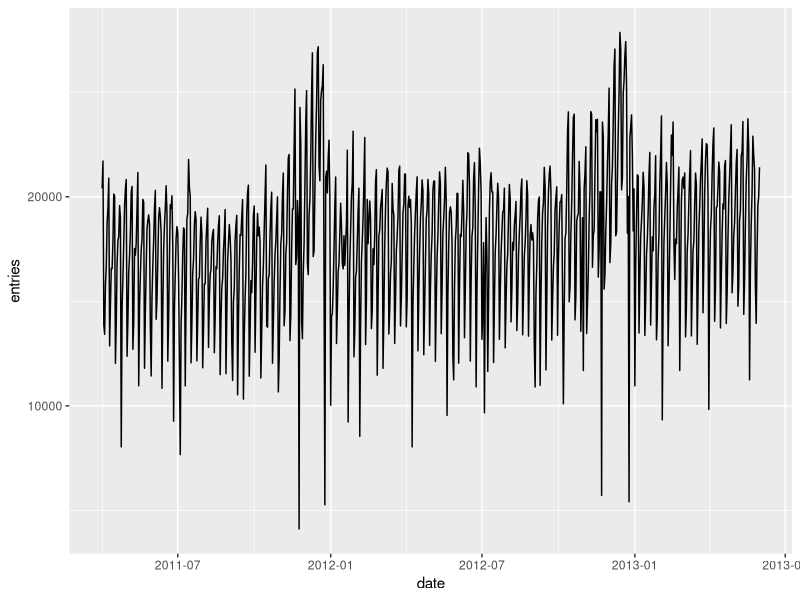
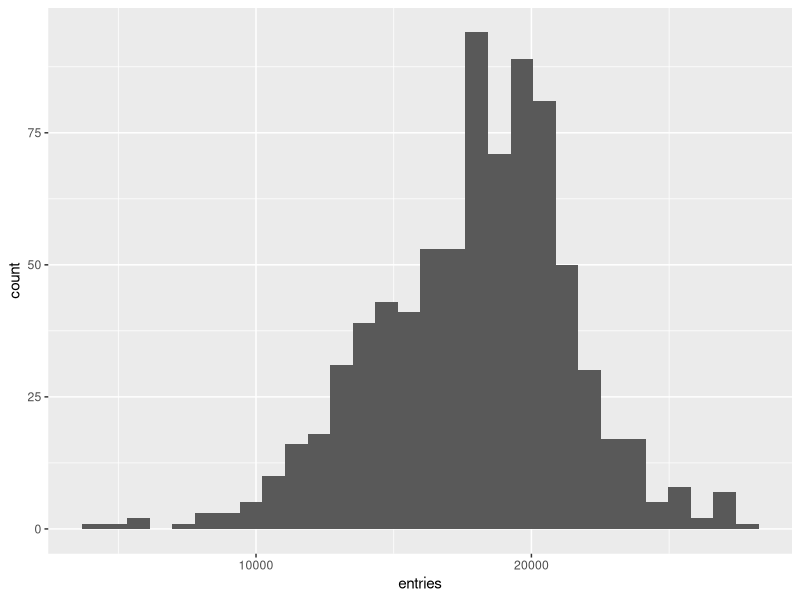
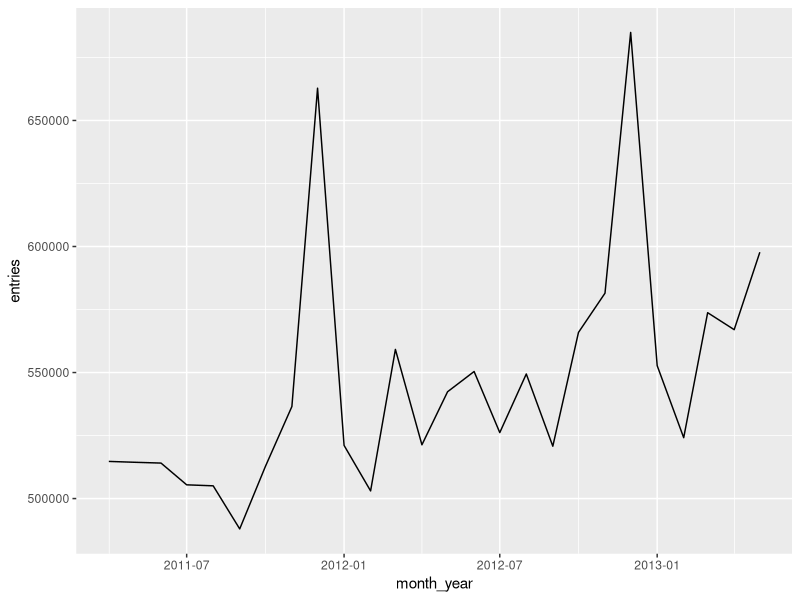
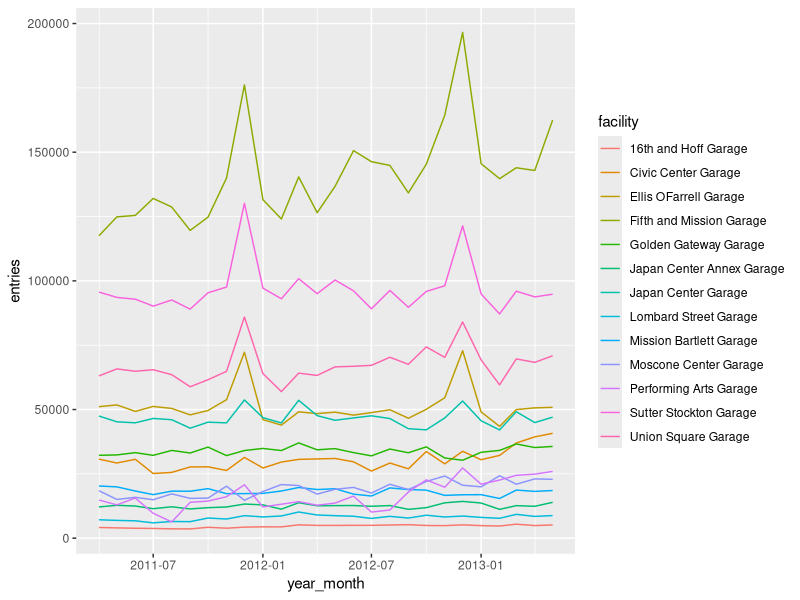
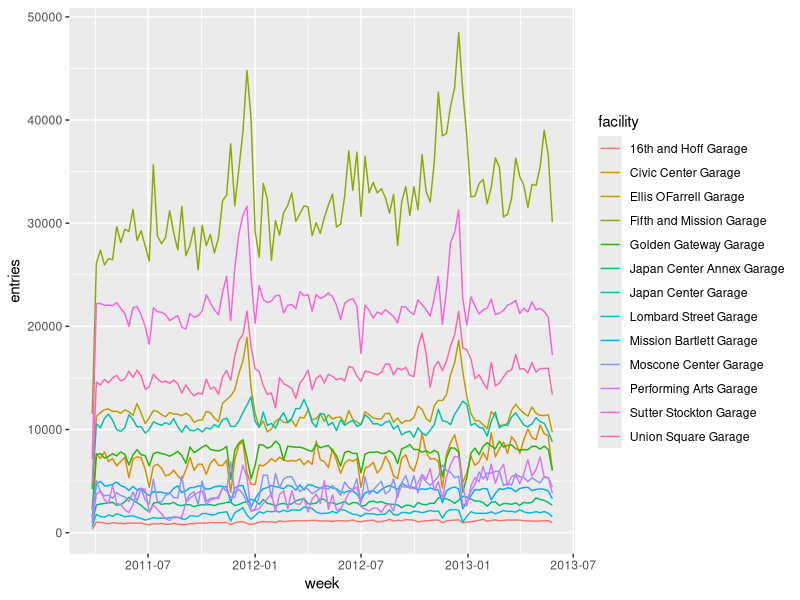
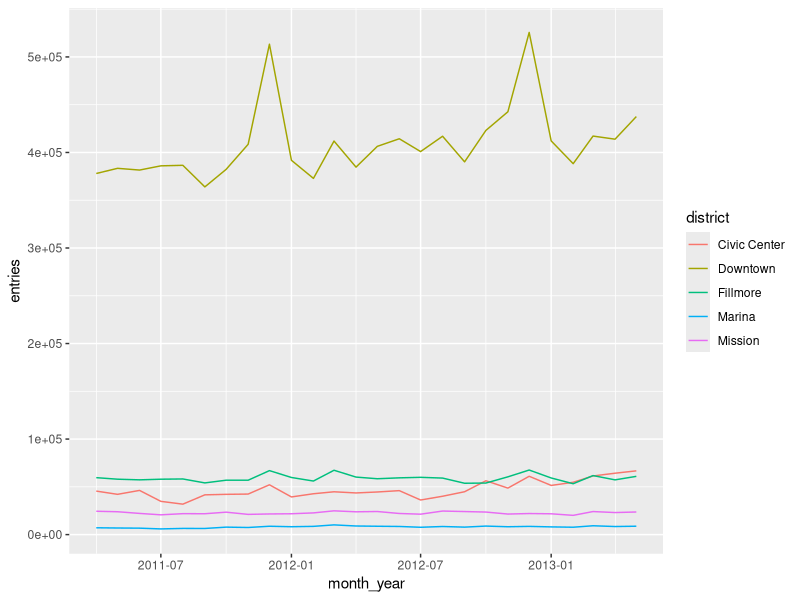
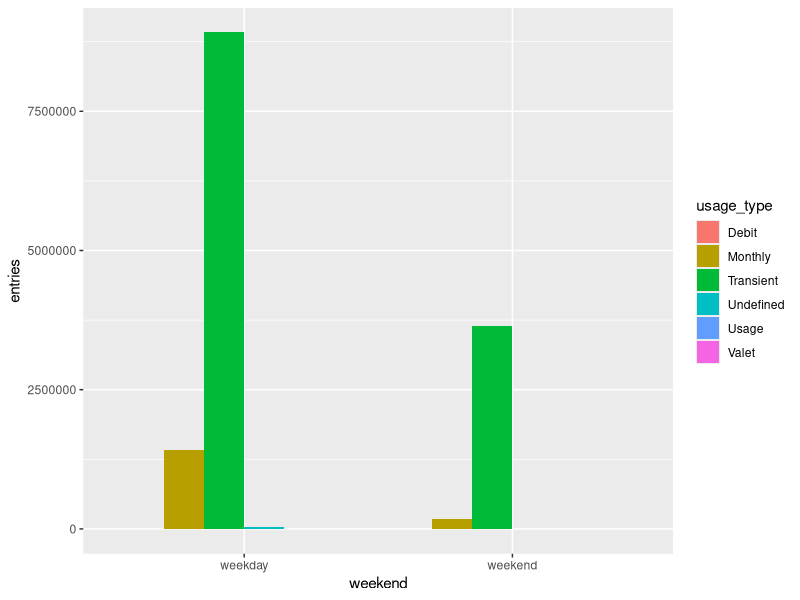
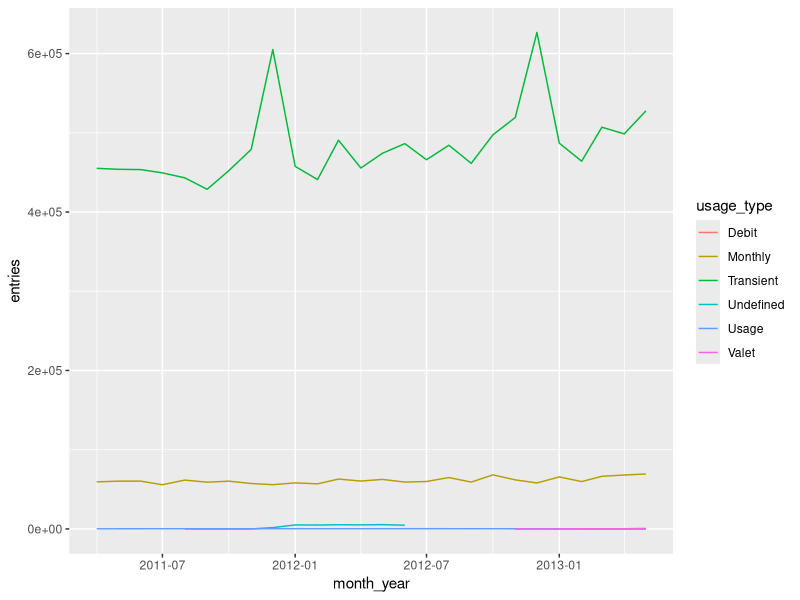

Source code (R) for these figures, in order:
## ---- chunk 1
library(tidyverse)  # library for dealing with tabular data
library(lubridate)  # library for handling dates
## ---- chunk 2
data = read_csv(here::here("sfpark", "data", "sfpark.csv"))
## ---- chunk 3
head(data)
## ---- chunk 4
unique(data$facility)
## ---- chunk 5
unique(data$district)
## ---- chunk 6
mean(data$entries)
## ---- chunk 7
median(data$entries)
## ---- chunk 8
data |>
  group_by(facility) |>
  summarize(mean_entries=mean(entries)) |>
  ungroup()
## ---- chunk 9
total_entries = data |>
  group_by(date, facility) |>
  summarize(entries=sum(entries), exits=sum(exits)) |>
  ungroup()
## ---- chunk 10
head(total_entries)
## ---- chunk 11
total_entries |>
  group_by(facility) |>
  summarize(entries=mean(entries), exits=mean(exits)) |>
  ungroup()
## ---- chunk 12
civic_center_data = data |> filter(district == "Civic Center")
## ---- chunk 13
civic_center_total_entries = civic_center_data |>
  group_by(facility, date) |>
  summarize(entries=sum(entries), exits=sum(exits)) |>
  ungroup()

civic_center_total_entries |>
  group_by(facility) |>
  summarize(entries=mean(entries), exits=mean(exits)) |>
  ungroup()
## ---- chunk 14
data |>
  filter(district == "Mission") |>
  group_by(facility, date) |>
  summarize(entries=sum(entries), exits=sum(exits)) |>
  # no need to ungroup since we are just going to group immediately
  group_by(facility) |>
  summarize(entries=mean(entries), exits=mean(exits)) |>
  ungroup()
## ---- chunk 15
total_entries
## ---- chunk 16
total_entries = total_entries |>
  mutate(date=mdy(date))
## ---- chunk 17
total_entries
## ---- chunk 18
total_entries$year = year(total_entries$date)
## ---- chunk 19
# make sure it worked (note: any text after a # sign within R code is ignored by R; this is called a comment)
unique(total_entries$year)
## ---- chunk 20
total_entries |>
  group_by(facility, year) |>
  summarize(entries=mean(entries)) |>
  ungroup()
## ---- chunk 21
total_entries |>
  group_by(facility, year) |>
  summarize(entries=mean(entries)) |>
  ungroup() |>
  pivot_wider(names_from=year, values_from=entries)
## ---- chunk 22
total_entries$month = month(total_entries$date, label=T)

total_entries |>
  group_by(facility, month) |>
  summarize(entries=mean(entries)) |>
  ungroup() |>
  pivot_wider(names_from=month, values_from=entries)
## ---- chunk 23
total_entries$day_of_week = wday(total_entries$date, label=T)
## ---- chunk 24
unique(total_entries$day_of_week)
## ---- chunk 25
total_entries$weekend = case_match(total_entries$day_of_week, "Mon"~"weekday", "Tue"~"weekday", "Wed"~"weekday", "Thu"~"weekday",
                               "Fri"~"weekday", "Sat"~"weekend", "Sun"~"weekend")
## ---- chunk 26
stopifnot(!any(is.na(total_entries$weekend)))
## ---- chunk 27
total_entries |>
  group_by(facility, weekend) |>
  summarize(entries=mean(entries)) |>
  ungroup() |>
  pivot_wider(names_from=weekend, values_from=entries)
## ---- chunk 28
total_entries$month = month(total_entries$date, label=T)
total_entries$season = case_match(
  total_entries$month,
  "Jan" ~ "Winter",
  "Feb" ~ "Winter",
  "Mar" ~ "Winter",
  "Apr" ~ "Spring",
  "May" ~ "Spring",
  "Jun" ~ "Summer",
  "Jul" ~ "Summer",
  "Aug" ~ "Summer",
  "Sep" ~ "Fall",
  "Oct" ~ "Fall",
  "Nov" ~ "Fall",
  "Dec" ~ "Winter"
)
stopifnot(!any(is.na(total_entries$season)))

total_entries |>
  group_by(facility, season) |>
  summarize(entries=mean(entries)) |>
  ungroup() |>
  pivot_wider(names_from="season", values_from="entries")
## ---- chunk 29
citywide_entries = total_entries |>
  group_by(date) |>
  summarize(entries=sum(entries)) |>
  ungroup()
## ---- chunk 30
ggplot(citywide_entries, aes(x=date, y=entries)) +
  # and add a line plot to it
  geom_line()
## ---- chunk 31
ggplot(citywide_entries, aes(x=entries)) +
  geom_histogram()
## ---- chunk 32
citywide_entries$month_year = floor_date(citywide_entries$date, unit="month")
monthly_entries = citywide_entries |>
  group_by(month_year) |>
  summarize(entries=sum(entries)) |>
  ungroup()

ggplot(monthly_entries, aes(x=month_year, y=entries)) +
  geom_line()
## ---- chunk 33
total_entries$year_month = floor_date(total_entries$date, unit="month")
garage_month_entries = total_entries |>
  group_by(facility, year_month) |>
  summarize(entries=sum(entries)) |>
  ungroup()
## ---- chunk 34
head(garage_month_entries)
## ---- chunk 35
ggplot(garage_month_entries, aes(x=year_month, y=entries, group=facility, color=facility)) +
  geom_line()
## ---- chunk 36
total_entries$week = floor_date(total_entries$date, unit="week")
garage_week_entries = total_entries |>
    group_by(facility, week) |>
    summarize(entries=sum(entries)) |>
    ungroup()

garage_week_entries |>
  ggplot(aes(x=week, y=entries, color=facility)) +
    geom_line()
## ---- chunk 37
# we previously parsed total_entries$date, now we need to do the same for data$date
# if we had parsed data$date before creating total_entries, we would not need to parse
# the dates twice.
data$date = mdy(data$date)
data$month_year =
  floor_date(data$date, unit="month")

district_month_entries = group_by(data, month_year, district) |>
  summarize(entries=sum(entries)) |>
  ungroup()

ggplot(district_month_entries, aes(x=month_year, y=entries, group=district, color=district)) +
  geom_line()
## ---- chunk 38
unique(data$usage_type)
## ---- chunk 39
# we use a sum rather than a mean here, as the denominator of the mean will vary
# depending on how many garages offer that usage type
group_by(data, usage_type) |>
  summarize(sum(entries)) |>
  ungroup()
## ---- chunk 40
# first, create a weekday/weekend column
data$day_of_week = wday(data$date, label=T)
data$weekend = case_match(data$day_of_week, "Mon"~"weekday", "Tue"~"weekday", "Wed"~"weekday", "Thu"~"weekday",
                               "Fri"~"weekday", "Sat"~"weekend", "Sun"~"weekend")
## ---- chunk 41
usage_types_weekday_weekend = group_by(data, usage_type, weekend) |>
  summarize(entries=sum(entries)) |>
  ungroup()
## ---- chunk 42
pivot_wider(usage_types_weekday_weekend, names_from=weekend, values_from=entries)
## ---- chunk 43
ggplot(usage_types_weekday_weekend, aes(x=weekend, y=entries, fill=usage_type)) +
         geom_bar(stat="identity", position="dodge")
## ---- chunk 44
monthly_usage_trend = group_by(data, usage_type, month_year) |>
  summarize(entries=sum(entries))
ggplot(monthly_usage_trend, aes(x=month_year, y=entries, group=usage_type, color=usage_type)) +
  geom_line()
